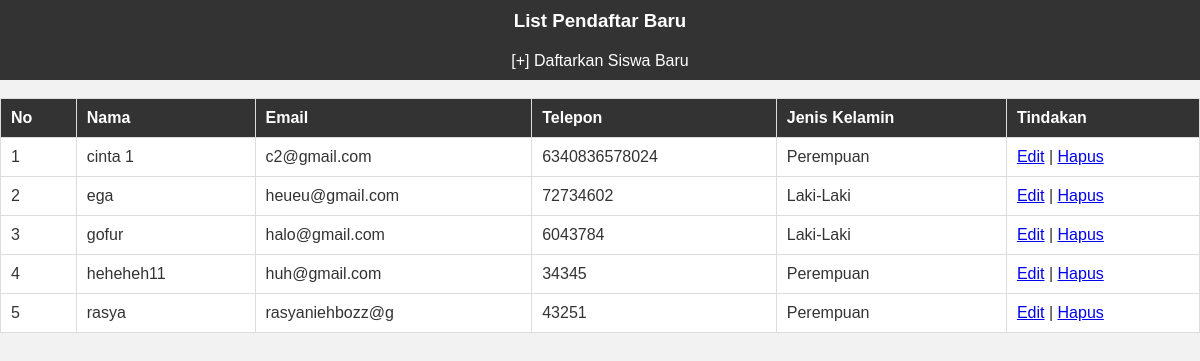
Page /list-siswa.php on the committed database.
### tables this page shows
CREATE TABLE `tb_siswa` (
  `id` int(3) NOT NULL,
  `nama` varchar(100) NOT NULL,
  `email` varchar(15) NOT NULL,
  `telepon` varchar(15) NOT NULL,
  `kelamin` enum('Laki-Laki','Perempuan') NOT NULL
);

### list-siswa.php (the view, shortened to what this page needs)
<?php include("koneksi.php"); ?>
<!DOCTYPE html>
<html lang="en">
<head>
</head>
<body>
    <header>
        <h3>List Pendaftar Baru</h3>
    </header>
    <nav>
        <a href="form-daftar.php">[+] Daftarkan Siswa Baru</a>
    </nav>
    <br>
    <table border="1">
        <thead>
            <tr>
                <th>No</th>
                <th>Nama</th>
                <th>Email</th>
                <th>Telepon</th>
                <th>Jenis Kelamin</th>
                <th>Tindakan</th>
            </tr>
        </thead>
        <tbody>
            <?php
            $sql = "SELECT * FROM tb_siswa";
            $query = mysqli_query($conn, $sql);
            $i = 1;
            ?>
            <?php if (mysqli_num_rows($query) > 0) : ?>
                <?php while ($siswa = mysqli_fetch_array($query)) : ?>
                    <tr>
                        <td><?php echo $i ?></td>
                        <td><?php echo $siswa['nama'] ?></td>
                        <td><?php echo $siswa['email'] ?></td>
                        <td><?php echo $siswa['telepon'] ?></td>
                        <td><?php echo $siswa['kelamin'] ?></td>
                        <td>
                            <a href="form-edit.php?id=<?php echo $siswa['id'] ?>">Edit</a> |
                            <a href="hapus.php?id=<?php echo $siswa['id'] ?>">Hapus</a>
                        </td>
                    </tr>
                    <?php $i++ ?>
                <?php endwhile; ?>
            <?php else : ?>
                <tr>
                    <td colspan="6">Tidak ada pendaftar baru.</td>
                </tr>
            <?php endif; ?>
        </tbody>
    </table>
</body>
</html>

### list-siswa.php (style rules this page uses)
body, h1, h2, h3, p, ul, li { margin: 0; padding: 0; }
body { font-family: Arial, sans-serif; background-color: #f2f2f2; color: #333; margin: 0; padding: 0; }
header { background-color: #333; color: #fff; text-align: center; padding: 10px 0; }
nav { background-color: #333; text-align: center; padding: 10px 0; }
nav a { color: #fff; text-decoration: none; margin: 0 10px; }
table { width: 100%; border-collapse: collapse; background-color: #fff; }
table th, table td { border: 1px solid #ddd; padding: 10px; text-align: left; }
table th { background-color: #333; color: #fff; }

### rows in the picture
tb_siswa: nama "cinta 1", email "c2@gmail.com", telepon "6340836578024", kelamin "Perempuan"
tb_siswa: nama "ega", email "heueu@gmail.com", telepon "72734602", kelamin "Laki-Laki"
tb_siswa: nama "gofur", email "halo@gmail.com", telepon "6043784", kelamin "Laki-Laki"
tb_siswa: nama "heheheh11", email "huh@gmail.com", telepon "34345", kelamin "Perempuan"
tb_siswa: nama "rasya", email "rasyaniehbozz@g", telepon "43251", kelamin "Perempuan"
